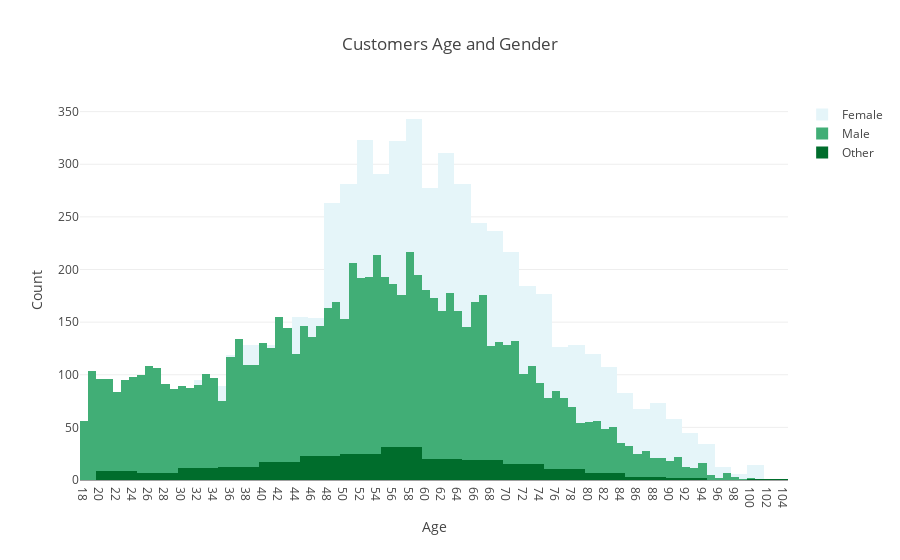

Here is the notebook cell this chart was saved with:
### Markdown cell above
##### 1- Who are our customers, and what are their demographics?

### Code cell
# plot customer age against gender: 
trace_2 = go.Histogram(
            x=profile[profile.gender == 'M'].age, 
            name = 'Male', 
            marker=dict(color = bupu[5]))

trace_1 = go.Histogram(
            x=profile[profile.gender == 'F'].age, 
            name = 'Female', 
            marker=dict(color = bupu[1]))

trace_3 = go.Histogram(
            x=profile[profile.gender == 'O'].age, 
            name = 'Other', 
            marker=dict(color = bupu[7]))

layout = go.Layout(title="Customers Age and Gender", 
                        barmode='overlay', 
                        xaxis = dict(ticks='', nticks=48, 
                                    title=go.layout.xaxis.Title(
                                    text='Age'), automargin=True),
                        yaxis = dict(title=go.layout.yaxis.Title(
                                    text='Count'), automargin=True))


fig = go.Figure(data=[trace_1, trace_2, trace_3], layout=layout)


plotly.offline.iplot(fig)

#py.iplot(fig, filename='profile_age')

### Figure 1 — Plotly figure (JSON) as saved in the notebook; plotly's stock layout.template omitted (floating-point values rounded to 4 significant figures; data arrays with more than 128 entries replaced by an {"elided": "..."} marker saying what was removed)
{"data": [{"marker": {"color": "rgb(229,245,249)"}, "name": "Female", "type": "histogram", "uid": "3a5f0e42-6dcc-4f12-b228-909e85fa0201", "x": {"elided": "6129 int values"}}, {"marker": {"color": "rgb(65,174,118)"}, "name": "Male", "type": "histogram", "uid": "e0a7110e-d30a-4148-a231-71d35b95f552", "x": {"elided": "8484 int values"}}, {"marker": {"color": "rgb(0,109,44)"}, "name": "Other", "type": "histogram", "uid": "415cfa4f-ea89-404a-bca5-daeb3b7a702c", "x": {"elided": "212 int values"}}], "layout": {"barmode": "overlay", "title": {"text": "Customers Age and Gender"}, "xaxis": {"automargin": true, "nticks": 48, "ticks": "", "title": {"text": "Age"}}, "yaxis": {"automargin": true, "title": {"text": "Count"}}}}
